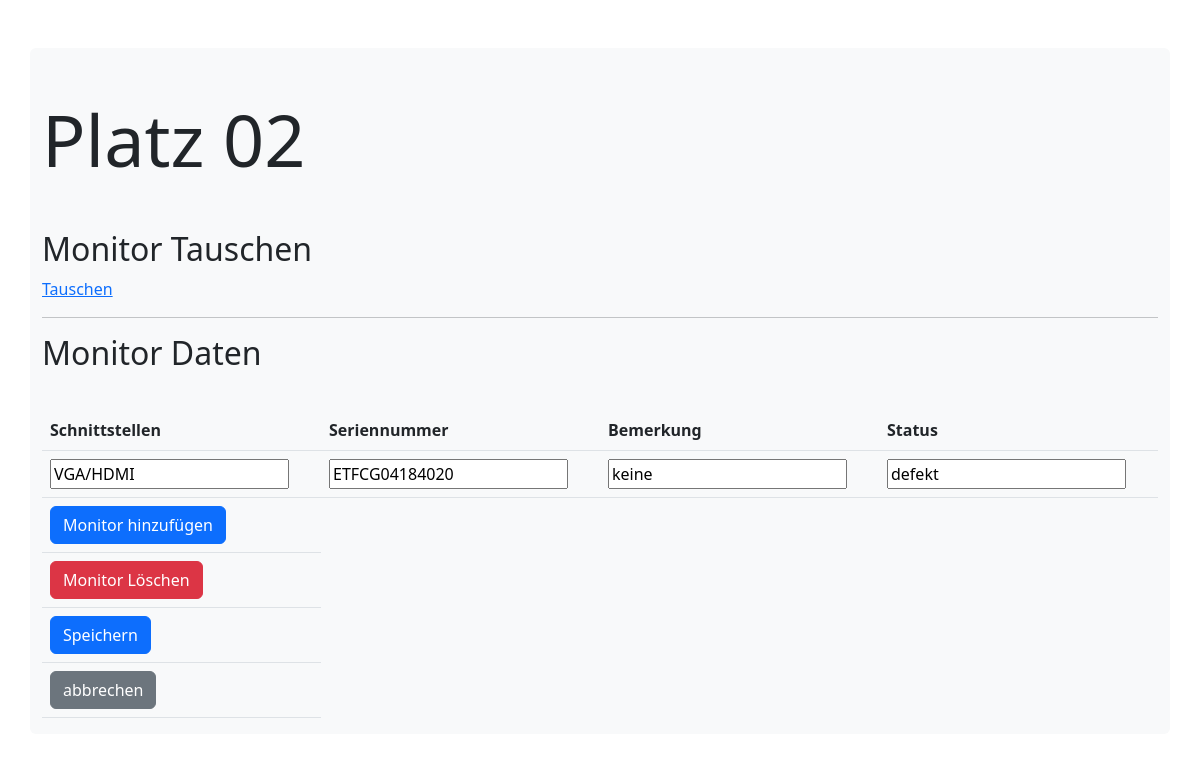
Page /itinventory/updatePlatzMonitor1/30 on the committed database.
### itinventory/models.py (models this page shows)
class Platz(models.Model):
  bezeichnung = models.CharField(max_length=50, null=True)
  room = models.ForeignKey(Rooms, on_delete=models.CASCADE,null=True,default=None, related_name='Room')
  pc = models.ForeignKey(Pcs, on_delete=models.CASCADE, default=None,null=True)
  monitor1 = models.ForeignKey(Monitor,on_delete=models.CASCADE, related_name='Monitor1', default=None,null=True)
  monitor2 = models.ForeignKey(Monitor,on_delete=models.CASCADE, related_name='Monitor2', default=None,null=True)
  bemaerkung = models.CharField(max_length=300,default=None, null=True, blank=True)
  tastatur = models.BooleanField(default=False,null=True)
  maus = models.BooleanField(default=False,null=True)

class Monitor(models.Model):
    schnittstelle = models.CharField(max_length=255)
    serialnummer = models.CharField(max_length=55,default=None, null=True, blank=True)
    bemaerkung = models.CharField(max_length=300,default=None, null=True, blank=True)
    status = models.CharField(max_length=100,default=None, null=True, blank=True)

### itinventory/views.py (the view)
# urls.py: path('updatePlatzMonitor1/<int:id>', views.updatePlatzMonitor1, name='updatePlatzMonitor1'),
def updatePlatzMonitor1(request, id):
    myplaetze = Platz.objects.get(id=id)
    mymonitors1 = Monitor.objects.get(id=myplaetze.monitor1_id)
    template = loader.get_template('updateplatzmonitor1.html')
    context = {
        'myplaetze': myplaetze,
        'mymonitors1': mymonitors1,
    }
    return HttpResponse(template.render(context, request))

### itinventory/templates/updateplatzmonitor1.html (shortened to what this page needs)
{% load static %}
<!doctype html>
<html lang="en">
  <head>
    <link href="https://cdn.jsdelivr.net/npm/bootstrap@5.2.2/dist/css/bootstrap.min.css" rel="stylesheet">
    <link rel="icon" href="https://usercontent.one/wp/www.qa-rheinruhr.de/wp-content/uploads/favicon.png" sizes="32x32">  </head>
  <body>
    <div class="container bg-light rounded my-5" >
        <div class="row">
            <div class="col-12">
              <h1 class="display-2 my-5">Platz {{ myplaetze.bezeichnung }}</h1>
              <h2>Monitor Tauschen</h2>
              <a href="updateMonitor/">Tauschen</a>
              <hr>
              <h2>Monitor Daten</h2>
              <form action="/itinventory/updatePlatzMonitor1/updatePlatzMonitor1Record/{{myplaetze.id}}" method="post">
                <div class="table-responsive">
                  <table class="table">
                        <tr>
                          <th>Schnittstellen</th>
                          <th>Seriennummer</th>
                          <th>Bemerkung</th>
                          <th>Status</th>
                        </tr>
                        <tr>
                          <td><input type="text" name="schnittstelle" id="schnittstelle" value="{{ mymonitors1.schnittstelle }}"></td>
                          <td><input type="text" name="serialnummer" id="serialnummer" value="{{ mymonitors1.serialnummer }}"></td>
                          <td><input type="text" name="bemaerkung" id="bemaerkung" value="{{ mymonitors1.bemaerkung }}"></td>
                          <td><input type="text" name="status" id="status" value="{{ mymonitors1.status }}"></td>
                        </tr>
                        <tr>
                          <td>
                            <a href="/itinventory/addmonitor/{{ myplaetze.room_id }}" class="btn btn-primary">Monitor hinzufügen</a>
                          </td>
                        </tr>
                        <tr>
                          <td>
                            <a href="/itinventory/delmonitor/{{ myplaetze.id }}" class="btn btn-danger">Monitor Löschen</a>
                          </td>
                        </tr>
                        <tr>
                          <td><input type="submit" value="Speichern" placeholder="Speichern" class="btn btn-primary"></td>
                        </tr>
                        <tr>
                          <td><a href="/itinventory/platzviewFilter/{{ myplaetze.room_id }}" class="btn btn-secondary">abbrechen</a></td>
                        </tr>
                      </table>
                  </div>
              </form>
            </div>
        </div>
    </div>
  </body>
</html>

### rows in the picture
Platz: bezeichnung "02"
Monitor: schnittstelle "VGA/HDMI", serialnummer "ETFCG04184020", bemaerkung "keine", status "defekt"
